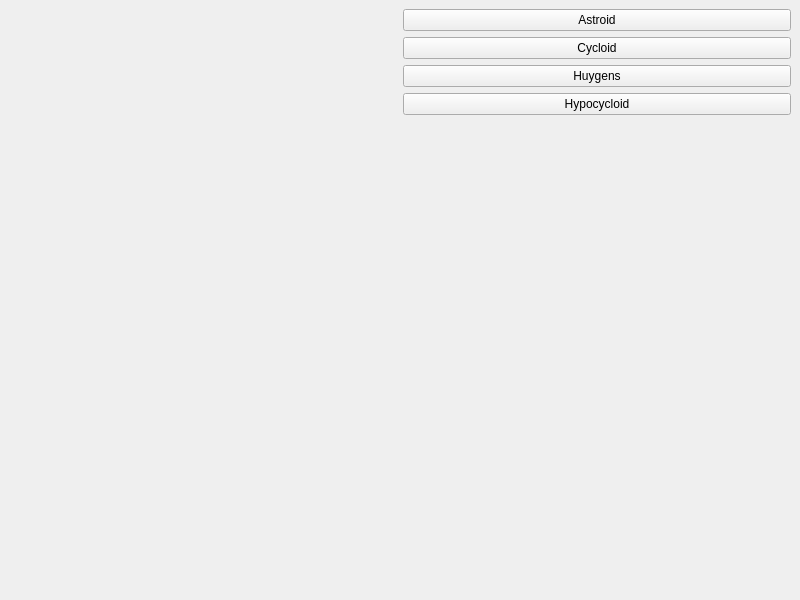
<?xml version="1.0" encoding="UTF-8"?>
<ui version="4.0">
 <class>MainWindow</class>
 <widget class="QMainWindow" name="MainWindow">
  <property name="geometry">
   <rect>
    <x>0</x>
    <y>0</y>
    <width>800</width>
    <height>600</height>
   </rect>
  </property>
  <property name="windowTitle">
   <string>MainWindow</string>
  </property>
  <widget class="QWidget" name="centralwidget">
   <layout class="QGridLayout" name="gridLayout">
    <item row="0" column="0">
     <widget class="RenderArea" name="renderArea" native="true"/>
    </item>
    <item row="0" column="1">
     <layout class="QVBoxLayout" name="verticalLayout">
      <item>
       <widget class="QPushButton" name="btnAstroid">
        <property name="text">
         <string>Astroid</string>
        </property>
       </widget>
      </item>
      <item>
       <widget class="QPushButton" name="btnCycloid">
        <property name="text">
         <string>Cycloid</string>
        </property>
       </widget>
      </item>
      <item>
       <widget class="QPushButton" name="btnHuygens">
        <property name="text">
         <string>Huygens</string>
        </property>
       </widget>
      </item>
      <item>
       <widget class="QPushButton" name="btnHypocycloid">
        <property name="text">
         <string>Hypocycloid</string>
        </property>
       </widget>
      </item>
      <item>
       <spacer name="verticalSpacer">
        <property name="orientation">
         <enum>Qt::Vertical</enum>
        </property>
        <property name="sizeHint" stdset="0">
         <size>
          <width>20</width>
          <height>40</height>
         </size>
        </property>
       </spacer>
      </item>
     </layout>
    </item>
   </layout>
  </widget>
  <widget class="QMenuBar" name="menubar">
   <property name="geometry">
    <rect>
     <x>0</x>
     <y>0</y>
     <width>800</width>
     <height>24</height>
    </rect>
   </property>
  </widget>
 </widget>
 <customwidgets>
  <customwidget>
   <class>RenderArea</class>
   <extends>QWidget</extends>
   <header>renderarea.h</header>
   <container>1</container>
  </customwidget>
 </customwidgets>
 <resources/>
 <connections/>
</ui>
